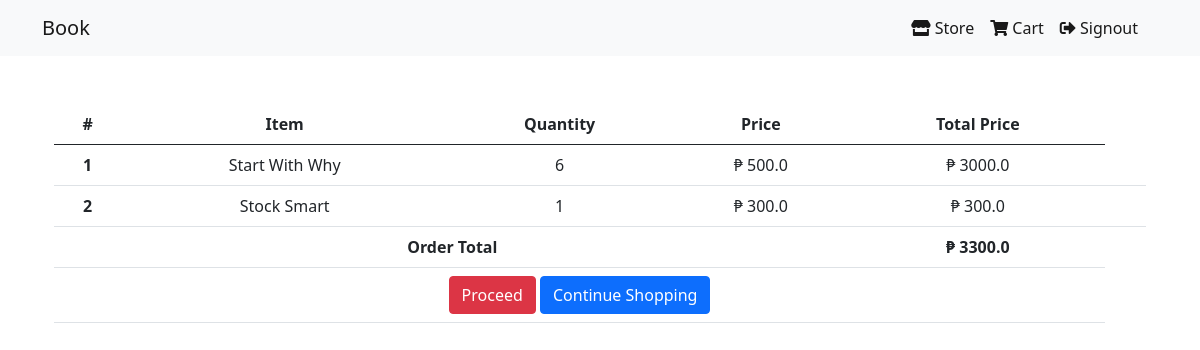
Page /order-summary/ (signed in) on the committed database.
### ecommpage/models.py (models this page shows, shortened)
class OrderItem(models.Model):
    user = models.ForeignKey(settings.AUTH_USER_MODEL,
                            on_delete=models.CASCADE)
    item = models.OneToOneField(Item, on_delete=models.CASCADE)
    quantity = models.IntegerField(default=1)
    ordered = models.BooleanField(default=False)
    def get_total_item_price(self):
        return self.quantity * self.item.price
    def get_final_price(self):
        return self.get_total_item_price()

class Item(models.Model):
    title = models.CharField(max_length=100)
    description = models.TextField()
    price = models.FloatField()
    stored = models.DateTimeField(auto_now_add=True)
    item_quantity = models.IntegerField(default=1)
    img = models.ImageField(upload_to='images/')
    category = models.CharField(choices=CATEGORY_CHOICES, max_length=2)
    slug = models.SlugField(unique=True)

class Order(models.Model):
    user = models.ForeignKey(settings.AUTH_USER_MODEL,
                             on_delete=models.CASCADE)
    items = models.ManyToManyField(OrderItem)
    start_date = models.DateTimeField(auto_now_add=True)
    ordered_date = models.DateTimeField()
    ordered = models.BooleanField(default=False)
    def get_total(self):
        total = 0
        for order_item in self.items.all():
            total += order_item.get_final_price()
        return total

### ecommpage/views.py (the view)
# urls.py: path('order-summary/', OrderSummaryView.as_view(), name='order-summary'),
class OrderSummaryView(LoginRequiredMixin, DetailView):
    def get(self, request, *args, **kwargs):
        try:
            order = Order.objects.get(user=self.request.user, ordered=False)
            context = {
                'object': order
            }
            return render(self.request, 'ecommpage/order_summary.html', context)
        except ObjectDoesNotExist:
            messages.error(self.request, "You do not have an active order")
            return redirect('/')

### ecommpage/templates/ecommpage/order_summary.html
{% extends 'account/base.html' %}
{% block content %}
<div class="container text-center">
 <table class="table table-hover">
    <thead>
      <tr>
        <th scope="col">#</th>
        <th scope="col">Item</th>
        <th scope="col">Quantity</th>
        <th scope="col">Price</th>
        <th scope="col">Total Price</th>
      </tr>
    </thead>
    <tbody>
        {% for order_item in object.items.all %}
      <tr>
        <th scope="row">{{forloop.counter}}</th>
        <td>{{order_item.item.title}}</td>
        <td>{{order_item.quantity}}</td>
        <td>₱ {{order_item.item.price}}</td>
        <td>₱ {{order_item.get_total_item_price}}</td>
        <td>{{order_item.reduce_quantity}}</td>
      </tr>
      {% endfor %}
      <tr>
        <td colspan="4"><strong>Order Total</strong></td>
        <td><strong>₱ {{object.get_total}}</strong></td>
      </tr>
      <tr>
        <td colspan="5">
          <a class='btn btn-danger float-right ' href="/">Proceed</a>
          <a class='btn btn-primary float-right ml-2' href="/">Continue Shopping</a>
        </td>
      </tr>
    </tbody>
  </table>
</div>
{% endblock %}

### account/templates/account/base.html (shortened to what this page needs)
{% load static %}
<!doctype html>
<html lang="en">
  <head>
    <link href="https://cdn.jsdelivr.net/npm/bootstrap@5.0.0-beta2/dist/css/bootstrap.min.css" rel="stylesheet">
    <link rel="stylesheet" type="text/css" href="{% static 'css/main.css' %}">
    <link rel="stylesheet" href="https://use.fontawesome.com/releases/v5.15.2/css/all.css">
  </head>
  <body>
    <section class="Navbar mb-5">
    <nav class="navbar navbar-expand-lg navbar-light bg-light ">
        <div class="container">
          <a class="navbar-brand" href="#">Book</a>
          <div class="container collapse navbar-collapse justify-content-end" id="navbarNav">
            <ul class="navbar-nav ">
              <li class="nav-item">
                <a class="nav-link active" aria-current="page" href="{% url 'store' %}"><i class="fas fa-store"></i> Store</a>
              </li>
              <li class="nav-item">
                <a class="nav-link active" href="{% url 'order-summary' %}"><i class="fas fa-shopping-cart"></i> Cart</a>
              </li>
              {% if user.is_authenticated %}
              <li class="nav-item">
                <a class="nav-link active" href="{% url 'account:signout' %}"><i class="fas fa-sign-out-alt"></i> Signout</a>
              </li>
              {%else%}
              <li class="nav-item">
                <a class="nav-link active" href="{% url 'account:signin' %}"><i class="fas fa-user"></i> Signin</a>
              </li>
              {% endif %}
            </ul>
          </div>
        </div>
      </nav>
    </section>
    <section class="container content">
        {% block content %}{% endblock %}
    </section>
  </body>
</html>

### rows in the picture
OrderItem: item "Start With Why", quantity "6", item.price "500.0", get_total_item_price "3000.0"
OrderItem: item "Stock Smart", quantity "1", item.price "300.0", get_total_item_price "300.0"
Order: get_total "3300.0"
